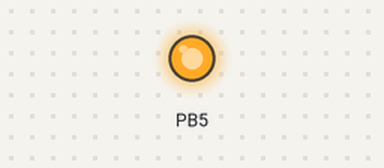
A program run on a simulated ATmega328P, built with avr-gcc and emulated at 16 MHz. On the bench: output pins drawn as LEDs (lit = HIGH). EEPROM starts erased.

Above: at 1.5 s.
At 18.6 s:
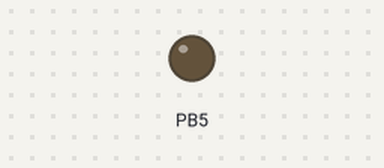
Timing chart, 0 to 20.9 s (numbered marks = the images above):
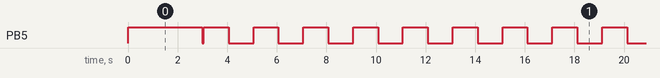

Measured:
- by itself, PB5: goes HIGH 3.0 s, LOW 0.05 s, 63 × (HIGH 1.0 s, LOW 1.0 s), then HIGH
- by itself, everything shown: repeats every 32.1 s, in 32 steps

The program:

main.c
```c
#include <avr/io.h>
#include <avr/interrupt.h>
#include <util/delay.h>
#include "ticking.h"

void arduino_uno_led_setup()
{
    DDRB |= (1 << DDB5);
    PORTB &= ~(1 << PORTB5);
}

void arduino_uno_led_toggle()
{
    PORTB ^= (1 << PORTB5);
}

void arduino_uno_led_ctrl(char n)
{
    if (n) {
        PORTB |= (1 << PORTB5);
    }
    else {
        PORTB &= ~(1 << PORTB5);
    }
}

int main(void)
{
    arduino_uno_led_setup();
    arduino_uno_led_ctrl(0);
    sysclock_read();
    if (!sysclock_get_s()) {
        sysclock_set(1531379730, 0);
    }
    else {
        sysclock_set(0, 0);
        arduino_uno_led_ctrl(1);
        _delay_ms(3000);
        arduino_uno_led_ctrl(0);
    }
    sysclock_clear();
    /*ticking_start(1, 1024, ms_ticks(1000, 1024), arduino_uno_led_toggle);*/
    /*ticking_start(0, 64, ms_ticks(1, 64), arduino_uno_led_toggle);*/
    sei();
    while (1) {
        arduino_uno_led_ctrl(sysclock_get_s() & 1);
        /*sysclock_save();*/
    }
    return 0;
}
```

__ticking_arch.h
```c
#ifndef __AVR_TICKING_ARCH__
#define __AVR_TICKING_ARCH__

#ifndef __AVR_TICKING__
    #error "This header file should be used under 'ticking.h', NOT standalone."
#endif

#ifndef __TIMER_PRESCALER
    #define __TIMER_PRESCALER(n)        __TIMER_PRESCALER_ ## n
    #define __TIMER_PRESCALER_0         0b000
    #define __TIMER_PRESCALER_1         0b001
    #define __TIMER_PRESCALER_8         0b010
    #define __TIMER_PRESCALER_64        0b011
    #define __TIMER_PRESCALER_256       0b100
    #define __TIMER_PRESCALER_1024      0b101
    #define __TIMER_PRESCALER_falling   0b110
    #define __TIMER_PRESCALER_rising    0b111
#endif

#if   defined(__AVR_ATmega48__) ||defined(__AVR_ATmega88__) || defined(__AVR_ATmega168__) || \
      defined(__AVR_ATmega48P__) ||defined(__AVR_ATmega88P__) || defined(__AVR_ATmega168P__) || \
      defined(__AVR_ATmega328P__)
    #define ATMEGA_TIMER_0
    #define ATMEGA_TIMER_1
    #define ATMEGA_TIMER_2
    #define TIMER_CONTROL(n, m)         TCCR ## n ## m
    #define TIMER_CLOCK_SELECT(n, m)    CS ## n ## m
    #define TIMER_COUNTER_VALUE(n)      TCNT ## n
    #define TIMER_TOP_VALUE(n)          OCR ## n ## A
    #define TIMER_INTRP_MASK(n)         TIMSK ## n
    #define TIMER_CTC_INTRP(n)          OCIE ## n ## A
    #define TIMER_WGM(n, m)             WGM ## n ## m
    #define TIMER_FLAG(n)               (TIFR ## n & (1 << OCF ## n ## A))
    #define __TIMER_SET_CTC_0           __TIMER_SET_CTC_8_Bit(0)
    #define __TIMER_SET_CTC_1           __TIMER_SET_CTC_16_Bit(1)
    #define __TIMER_SET_CTC_2           __TIMER_SET_CTC_8_Bit(2)
    #define timer_prescaler(n, prescaler)                       \
        TIMER_CONTROL(n, B) &= 0b11111000;                      \
        TIMER_CONTROL(n, B) ^= __TIMER_PRESCALER_ ## prescaler
#elif defined(__AVR_ATmega2560__) || defined(__AVR_ATmega1280__) || defined(__AVR_ATmega640__) || \
      defined(__AVR_ATmega2561__) || defined(__AVR_ATmega1281__)
    #define ATMEGA_TIMER_0
    #define ATMEGA_TIMER_1
    #define ATMEGA_TIMER_2
    #define ATMEGA_TIMER_3
    #define ATMEGA_TIMER_4
    #define ATMEGA_TIMER_5
    #define TIMER_CONTROL(n, m)         TCCR ## n ## m
    #define TIMER_CLOCK_SELECT(n, m)    CS ## n ## m
    #define TIMER_COUNTER_VALUE(n)      TCNT ## n
    #define TIMER_TOP_VALUE(n)          OCR ## n ## A
    #define TIMER_INTRP_MASK(n)         TIMSK ## n
    #define TIMER_CTC_INTRP(n)          OCIE ## n ## A
    #define TIMER_WGM(n, m)             WGM ## n ## m
    #define TIMER_FLAG(n)               (TIFR ## n & (1 << OCF ## n ## A))
    #define __TIMER_SET_CTC_0           __TIMER_SET_CTC_8_Bit(0)
    #define __TIMER_SET_CTC_1           __TIMER_SET_CTC_16_Bit(1)
    #define __TIMER_SET_CTC_2           __TIMER_SET_CTC_8_Bit(2)
    #define __TIMER_SET_CTC_3           __TIMER_SET_CTC_16_Bit(3)
    #define __TIMER_SET_CTC_4           __TIMER_SET_CTC_16_Bit(4)
    #define __TIMER_SET_CTC_5           __TIMER_SET_CTC_16_Bit(5)
    #define timer_prescaler(n, prescaler)                       \
        TIMER_CONTROL(n, B) &= 0b11111000;                      \
        TIMER_CONTROL(n, B) ^= __TIMER_PRESCALER(prescaler)
#endif

#endif
```

ticking.h
```c
#ifndef __AVR_TICKING__
#define __AVR_TICKING__

#include "__ticking_arch.h"

#define ENABLE_TIMER_0      // enable the timer 0
#define ENABLE_TIMER_1      // enable the timer 1
#define ENABLE_TIMER_2      // enable the timer 2
//#define ENABLE_TIMER_3      // enable the timer 3
//#define ENABLE_TIMER_4      // enable the timer 4
//#define ENABLE_TIMER_5      // enable the timer 5
//#define ENABLE_TIMER_6      // enable the timer 6
#define SYSTEM_CLOCK        // use timer 0 for system clock
#define CLOCK_TIMER         // use timer 0 for ms timer
#ifdef CLOCK_TIMER
#define MS_TIMER_NUM 4
#endif

#define ms_ticks(ms, prescaler) \
    ((unsigned int)(F_CPU / 1000UL / (prescaler) * (ms)))

#define ticking_start(n, prescaler, ticks, func) __ticking_start(n, prescaler, ticks, func)
#define ticking_stop(n)                          __ticking_stop(n)

#ifdef ENABLE_TIMER_0
    #if !defined(SYSTEM_CLOCK) && !defined(CLOCK_TIMER)
        void (* __timer_func_0)();
    #endif
    #ifdef SYSTEM_CLOCK
        #include <avr/eeprom.h>
        #define TICKING_SYS_TIME_ADDR (E2END - 16)
        void sysclock_set(int64_t timestamp, uint16_t millisecond);
        void sysclock_save(void);
        void sysclock_read(void);
        void sysclock_clear(void);
        int64_t sysclock_get_s(void);
        int16_t sysclock_get_ms(void);
    #endif
    #ifdef CLOCK_TIMER
        #if MS_TIMER_NUM > 4
            #error "Max support 4 ms_timer"
        #endif
        #if MS_TIMER_NUM > 0
            void ms_timer_start_0(void);
            void ms_timer_stop_0(void);
            void ms_timer_clear_0(void);
            uint32_t ms_timer_get_0(void);
        #endif
        #if MS_TIMER_NUM > 1
            void ms_timer_start_1(void);
            void ms_timer_stop_1(void);
            void ms_timer_clear_1(void);
            uint32_t ms_timer_get_1(void);
        #endif
        #if MS_TIMER_NUM > 2
            void ms_timer_start_2(void);
            void ms_timer_stop_2(void);
            void ms_timer_clear_2(void);
            uint32_t ms_timer_get_2(void);
        #endif
        #if MS_TIMER_NUM > 3
            void ms_timer_start_3(void);
            void ms_timer_stop_3(void);
            void ms_timer_clear_3(void);
            uint32_t ms_timer_get_3(void);
        #endif
        #define ms_timer_start(n)  ms_timer_start_ ## n()
        #define ms_timer_stop(n)   ms_timer_stop_ ## n()
        #define ms_timer_clear(n)  ms_timer_clear_ ## n()
        #define ms_timer_get(n)    ms_timer_get_ ## n()
    #endif
#endif

#ifdef ENABLE_TIMER_1
void (* __timer_func_1)();
#endif

#ifdef ENABLE_TIMER_2
void (* __timer_func_2)();
#endif

#ifdef ENABLE_TIMER_3
void (* __timer_func_3)();
#endif

#ifdef ENABLE_TIMER_4
void (* __timer_func_4)();
#endif

#ifdef ENABLE_TIMER_5
void (* __timer_func_5)();
#endif

#define TIMER_SET_CTC(n)        __TIMER_SET_CTC_ ## n
#define __TIMER_SET_CTC_8_Bit(n)                                \
    TIMER_CONTROL(n, A) &= ~(1 << TIMER_WGM(n, 0));             \
    TIMER_CONTROL(n, A) |= (1 << TIMER_WGM(n, 1));
#define __TIMER_SET_CTC_16_Bit(n)                               \
    TIMER_CONTROL(n, A) &= ~(1 << TIMER_WGM(n, 0));             \
    TIMER_CONTROL(n, A) &= ~(1 << TIMER_WGM(n, 1));             \
    TIMER_CONTROL(n, B) |= (1 << TIMER_WGM(n, 2));              \
    TIMER_CONTROL(n, B) &= ~(1 << TIMER_WGM(n, 3));


// Functions for the timers
#define __timer_func(n)         \
    __timer_func_ ## n      /* timer function */
#define __ticking_disable(n)    \
    TIMER_INTRP_MASK(n) &= ~(1 << TIMER_CTC_INTRP(n))   /* disable timer interrupt first */
#define __ticking_enable(n)     \
    TIMER_INTRP_MASK(n) |= (1 << TIMER_CTC_INTRP(n))    /* enable the timer interrupt */
#define __ticking_flag(n)      \
    ((TIMER_INTRP_MASK(n) >> TIMER_CTC_INTRP(n)) & 1)   /* return the timer interrupt status */
#define __ticking_setup(n, prescaler, ticks)                                \
    do {                                                                    \
        TIMER_SET_CTC(n);               /* set the timer as CTC mode */     \
        timer_prescaler(n, prescaler);  /* set the clock selection */       \
        TIMER_COUNTER_VALUE(n) = 0;     /* set the start ticks */           \
        TIMER_TOP_VALUE(n) = ticks;     /* set the top ticks */             \
    } while (0)
#define __ticking_start(n, prescaler, ticks, func)                          \
    do {                                                                    \
        __ticking_disable(n);                                               \
        __ticking_setup(n, prescaler, ticks);                               \
        __timer_func(n) = func;         /* assign the user function */      \
        __ticking_enable(n);                                                \
    } while (0)
#define __ticking_stop(n)                                                   \
    do {                                                                    \
        timer_prescaler(n, 0);      /* set the clock selection to None */   \
    } while (0)


#endif
```

ticking.c
```c
#include <avr/io.h>
#include <avr/interrupt.h>
#include "ticking.h"

#if defined(ENABLE_TIMER_0)
#if !defined(ATMEGA_TIMER_0)
    #error "Enabled Timer 0, But the hardware may NOT support Timer 0"
#endif

#if !defined(SYSTEM_CLOCK) && !defined(CLOCK_TIMER)
ISR(TIMER0_COMPA_vect){         __timer_func_0();}
#endif

#ifdef SYSTEM_CLOCK
struct __system_clock {
    volatile int64_t timestamp;      // seconds from 1970-1-1 UTC
    volatile uint16_t millisecond;   // milli second now;
} sys_clock;

void sysclock_set(int64_t timestamp, uint16_t millisecond)
{
    __ticking_disable(0);
    if (timestamp) {
        sys_clock.timestamp = timestamp;
    }
    else {
        sysclock_read();
    }
    sys_clock.millisecond = millisecond;
    __ticking_setup(0, 64, ms_ticks(1, 64));
    __ticking_enable(0);
}

void sysclock_save(void)
{   // save the timestamp to eeprom
    eeprom_busy_wait();     // wait until eeprom ready
    eeprom_update_block((void *)(&sys_clock.timestamp),
                        (void *)TICKING_SYS_TIME_ADDR,
                        sizeof(sys_clock.timestamp));
}

void sysclock_read(void)
{   // read the timestamp from eeprom
    eeprom_read_block((void *)(&sys_clock.timestamp),
                      (void *)TICKING_SYS_TIME_ADDR,
                      sizeof(sys_clock.timestamp));
}

void sysclock_clear(void)
{   // read the timestamp from eeprom
    for (uint16_t i = TICKING_SYS_TIME_ADDR; i <= E2END; ++i) {
        eeprom_busy_wait();     // wait until eeprom ready
        eeprom_update_byte((uint8_t *)i, (uint8_t)0);
    }
}

int64_t sysclock_get_s(void)
{
    return sys_clock.timestamp;
}

int16_t sysclock_get_ms(void)
{
    return sys_clock.millisecond;
}
#endif

#ifdef CLOCK_TIMER
struct __clock_timer {
    volatile uint32_t ms_timer;      // the val to save the ms_timer
    volatile uint8_t enabled;       // the enabled flag
} clk_timer[MS_TIMER_NUM];

#ifndef SYSTEM_CLOCK
#define __ms_timer_start(n)                                 \
    do {                                                    \
        clk_timer[n].enabled = 1;                           \
        __ticking_setup(0, 64, ms_ticks(1, 64));            \
        __ticking_enable(0);                                \
    } while (0)
#define __ms_timer_stop(n)                                  \
    do {                                                    \
        clk_timer[n].enabled = 0;                           \
        __ticking_disable(0);                               \
    } while (0)
#else
#define __ms_timer_start(n)                                 \
    do {                                                    \
        clk_timer[n].enabled = 1;                           \
        if (!__ticking_flag(0)) {                            \
            __ticking_setup(0, 64, ms_ticks(1, 64));        \
            __ticking_enable(0);                            \
        }                                                   \
    } while (0)
#define __ms_timer_stop(n)                                  \
    do {                                                    \
        clk_timer[n].enabled = 0;                           \
    } while (0)
#endif
#define __ms_timer_clear(n)                                 \
    do {                                                    \
        clk_timer[n].ms_timer = 0;                          \
    } while (0)
#define __ms_timer_get(n)               (clk_timer[n].ms_timer)

#if MS_TIMER_NUM > 0
void ms_timer_start_0(void)     {__ms_timer_start(0);}
void ms_timer_stop_0(void)      {__ms_timer_stop(0);}
void ms_timer_clear_0(void)     {__ms_timer_clear(0);}
uint32_t ms_timer_get_0(void)   {return __ms_timer_get(0);}
#endif
#if MS_TIMER_NUM > 1
void ms_timer_start_1(void)     {__ms_timer_start(1);}
void ms_timer_stop_1(void)      {__ms_timer_stop(1);}
void ms_timer_clear_1(void)     {__ms_timer_clear(1);}
uint32_t ms_timer_get_1(void)   {return __ms_timer_get(1);}
#endif
#if MS_TIMER_NUM > 2
void ms_timer_start_2(void)     {__ms_timer_start(2);}
void ms_timer_stop_2(void)      {__ms_timer_stop(2);}
void ms_timer_clear_2(void)     {__ms_timer_clear(2);}
uint32_t ms_timer_get_2(void)   {return __ms_timer_get(2);}
#endif
#if MS_TIMER_NUM > 3
void ms_timer_start_3(void)     {__ms_timer_start(3);}
void ms_timer_stop_3(void)      {__ms_timer_stop(3);}
void ms_timer_clear_3(void)     {__ms_timer_clear(3);}
uint32_t ms_timer_get_3(void)   {return __ms_timer_get(3);}
#endif

#endif

#if defined(SYSTEM_CLOCK) || defined(CLOCK_TIMER)
ISR(TIMER0_COMPA_vect)
{
#ifdef SYSTEM_CLOCK
    sys_clock.millisecond++;
    if (sys_clock.millisecond >= 1000) {
        sys_clock.timestamp++;
        sys_clock.millisecond = 0;
    }
#endif
#ifdef CLOCK_TIMER
#if MS_TIMER_NUM > 0
    if (clk_timer[0].enabled) {
        clk_timer[0].ms_timer ++;
    }
#endif
#if MS_TIMER_NUM > 1
    if (clk_timer[1].enabled) {
        clk_timer[1].ms_timer ++;
    }
#endif
#if MS_TIMER_NUM > 2
    if (clk_timer[2].enabled) {
        clk_timer[2].ms_timer ++;
    }
#endif
#if MS_TIMER_NUM > 3
    if (clk_timer[3].enabled) {
        clk_timer[3].ms_timer ++;
    }
#endif
#endif
}
#endif
#endif

#if defined(ENABLE_TIMER_1)
#if !defined(ATMEGA_TIMER_1)
    #error "Enabled Timer 1, But the hardware may NOT support Timer 1"
#endif
ISR(TIMER1_COMPA_vect){         __timer_func_1();}
#endif

#if defined(ENABLE_TIMER_2)
#if !defined(ATMEGA_TIMER_2)
    #error "Enabled Timer 2, But the hardware may NOT support Timer 2"
#endif
ISR(TIMER2_COMPA_vect){         __timer_func_2();}
#endif

#if defined(ENABLE_TIMER_3)
#if !defined(ATMEGA_TIMER_3)
    #error "Enabled Timer 3, But the hardware may NOT support Timer 3"
#endif
ISR(TIMER3_COMPA_vect){         __timer_func_3();}
#endif

#if defined(ENABLE_TIMER_4)
#if !defined(ATMEGA_TIMER_4)
    #error "Enabled Timer 4, But the hardware may NOT support Timer 4"
#endif
ISR(TIMER4_COMPA_vect){         __timer_func_4();}
#endif

#if defined(ENABLE_TIMER_5)
#if !defined(ATMEGA_TIMER_5)
    #error "Enabled Timer 5, But the hardware may NOT support Timer 5"
#endif
ISR(TIMER5_COMPA_vect){         __timer_func_5();}
#endif
```
